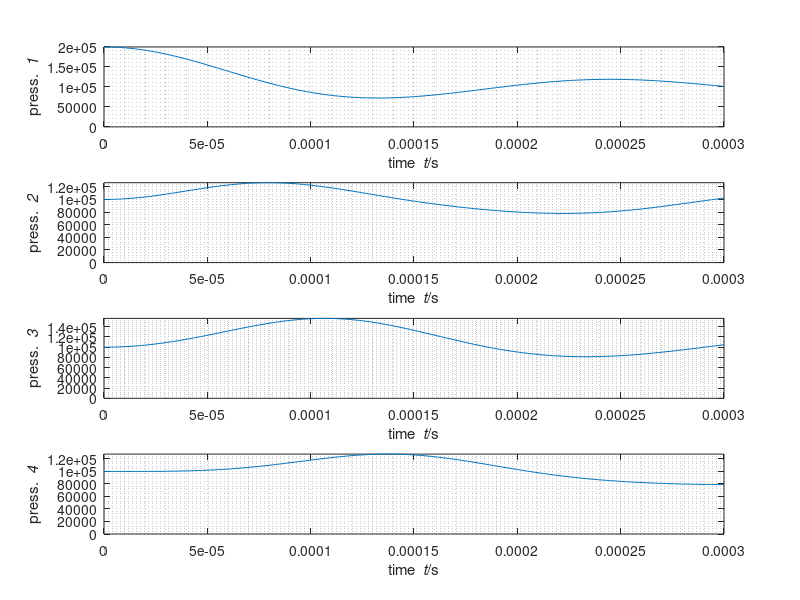

Write the MATLAB code that produced this figure.
%%%% Numerical time integration of piston-gas-spring
%% SI units used throughout
%% Vertical coordinate z, positive upward #\iffalse
clearvars; %\fi@

rho = 0.029; % molar mass kg/mol (air: 0.029)
A = 0.01^2; % cell area/m^2
V = 0.01^3; % cell volume/m^3
T = 293; % temperature
R = 8.31446; % molar gas constant
ncells = 10; % number of cells

dt = 0.0000001; % time step
t_end = dt*3000; % final time

t = 0; % initial time

N = ones(ncells, 1) * 1e5 * V / (R*T); % amount at 1 atm
N(1) = N(1) * 2; % amount in cell 1
P = zeros(ncells, 1); % momentum in cells is zero
P(1) = 0; % momentum in cell 1
Jleft = 0; % matter influx in cell 1
Jright = 0; % matter influx in last cell
Fleft = 0; % momentum influx into cell 1
Fright = 0; % momentum influx in last cell

%\iffalse
%% Plot & saving
%% adjust final time if not multiple of timestep
t_end = t_end + mod(t_end-t,dt);
%% Save values of all quantities at some steps during the simulation,
%% for subsequente analysis or plotting
%% (saving at all timesteps could be too costly)
nsaves = min(200, round(t_end/dt)); % number of timepoints to save during the simulation
%% Calculate time interval for saving
dsave = (t_end-t)/(nsaves-1);
if abs(dsave) < (dt)
  error('time interval between saves is smaller than timestep')
end
%% Initialize vectors to contain saved values
tSave = nan(nsaves,1);
NSave = nan(ncells, nsaves);
PSave = nan(ncells, nsaves);
prSave = nan(ncells, nsaves);
%% Save initial values
j = 1; % index that keeps count of savepoints
t0 = t;
tSave(1) = t;
NSave(:, 1) = N;
PSave(:, 1) = P;
prSave(:, 1) = R * T * N / V;
%% Numerical time integration
%\fi@
J = zeros(ncells+1, 1);
F = zeros(ncells+1, 1);

while t < t_end
  %% calculate matter fluxes between cells
  J(1) = Jleft;
  J(ncells+1) = Jright;
  F(1) = A * R * T * N(1)/V;
  F(ncells+1) = A * R * T * N(ncells)/V;
  for i = 2:ncells
    J(i) =  A/V/rho * (P(i-1) + P(i))/2;
    % F(i) = J(i) * (P(i-1) + P(i))/(N(i-1) + N(i)) + ...
    F(i) = 2*V/A * rho * J(i).^2/(N(i-1) + N(i)) + ...
        A/V * R * T * (N(i-1) + N(i))/2;
    % J(i) =  A/V/rho * (P(i-1) + P(i))/2;
    % Jold = J(i);
    % J(i) =  A/V/rho * (P(i-1) + P(i))/2;
    % PoverN = (P(i-1) + P(i))/(N(i-1) + N(i));
    % %PoverN(isnan(PoverN)) = 0;
    % %PoverN(isinf(PoverN)) = 0;
    % F(i) = Jold * PoverN + A/V * R * T * (N(i-1) + N(i))/2;
  end

  %% update contents of cells
  for i = 1:ncells
    N(i) = N(i) + (J(i) - J(i+1)) * dt;
    P(i) = P(i) + (F(i) - F(i+1)) * dt;
  end
  t = t + dt; %\iffalse
  %  [J F [N;0] [P;0]]

  %% Check whether to save & plot at this step
  if min(abs([0 dsave] - mod(t-t0, dsave))) <= dt/2
    j = j+1;
    tSave(j) = t;
    NSave(:, j) = N;
    PSave(:, j) = P;
    prSave(:, j) = R * T * N / V;
  end %\fi@
end %\iffalse
%% Plot trajectory
%close all;
subplot(4,1,1)
cols = get(0, 'DefaultAxesColorOrder');
plot(tSave, prSave(1, :),'-','Color',cols(1,:));
axis('tight'); ylim([0 max(prSave(1,:))]);
grid minor;
xlabel('time {\it t}/s'); ylabel('press. {\it 1}');
subplot(4,1,2)
plot(tSave, prSave(2, :),'-','Color',cols(1,:));
axis('tight'); ylim([0 max(prSave(2,:))]);
grid minor;
xlabel('time {\it t}/s'); ylabel('press. {\it 2}');
subplot(4,1,3); 
plot(tSave, prSave(3, :),'-','Color',cols(1,:));
xlabel('time {\it t}/s'); ylabel('press. {\it 3}');
axis('tight'); ylim([0 max(prSave(3,:))]);
grid minor
subplot(4,1,4)
plot(tSave, prSave(4, :),'-','Color',cols(1,:));
xlabel('time {\it t}/s'); ylabel('press. {\it 4}');
axis('tight'); ylim([0 max(prSave(4,:))]);
grid minor;
% plot(1:ncells, NSave(:, 1),'-', 1:ncells, NSave(:, end),'-'); axis('tight');
% xlabel('time {\it t}/s'); ylabel('amount {\it N}/mol'); %\fi@
% ylim([0 max(NSave(:,1))]);


[m, i1] = max(prSave(6,:));
[m, i0] = max(prSave(3,:));
(0.01 * 3)/(tSave(i1)-tSave(i0))
